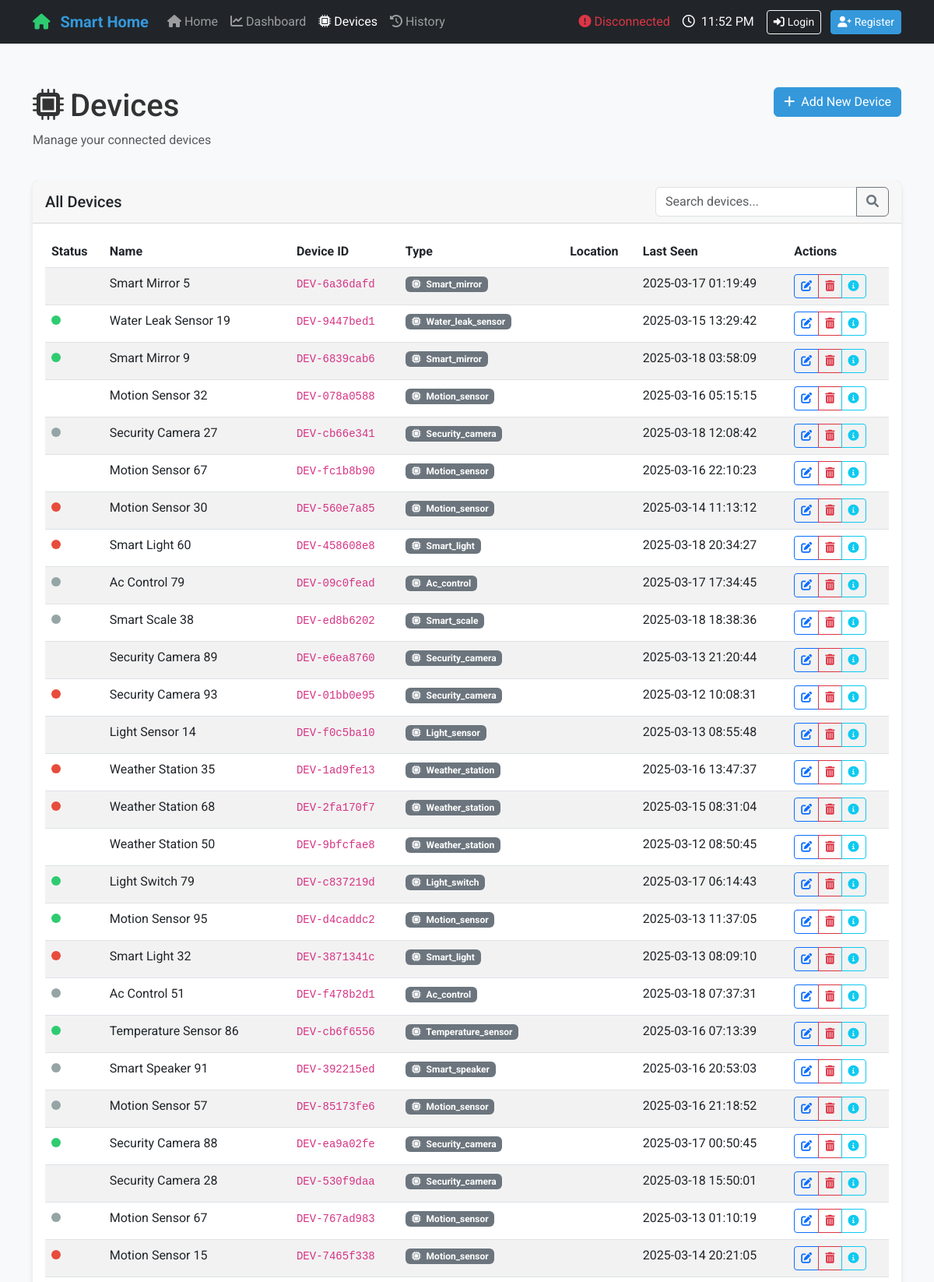
/devices (upper part), run on the app's committed database.
### models.py (models this page shows, shortened)
class Device(db.Model):
    __tablename__ = 'devices'
    id = db.Column(db.Integer, primary_key=True)
    device_id = db.Column(db.String(50), unique=True, nullable=False)
    name = db.Column(db.String(100), nullable=False)
    type = db.Column(db.String(50), nullable=False)
    room_id = db.Column(db.Integer, db.ForeignKey('rooms.id'), nullable=False)
    status = db.Column(db.String(20), default='offline')
    last_seen = db.Column(db.DateTime, default=datetime.utcnow)
    is_active = db.Column(db.Boolean, default=True)
    sensor_data = db.relationship('SensorData', backref='device', lazy=True, cascade="all, delete-orphan")
    user_actions = db.relationship('UserAction', backref='device', lazy=True, cascade="all, delete-orphan")

### app.py (the view)
@app.route('/devices')
def devices():
    with app.app_context():
        all_devices = Device.query.all()
        return render_template('devices.html', devices=all_devices)

### templates/devices.html (shortened to what this page needs)
{% extends "base.html" %}  {% block content %}
<div class="row mt-4 mb-4">
  <div class="col-md-6">
    <h1><i class="fas fa-microchip me-2"></i>Devices</h1>
    <p class="text-muted">Manage your connected devices</p>
  </div>
  <div class="col-md-6 text-md-end">
    <button
      class="btn btn-primary"
      data-bs-toggle="modal"
      data-bs-target="#addDeviceModal"
    >
      <i class="fas fa-plus me-1"></i> Add New Device
    </button>
  </div>
</div>
<div class="card">
  <div class="card-header">
    <div class="d-flex justify-content-between align-items-center">
      <h5 class="mb-0">All Devices</h5>
      <div class="input-group" style="width: 300px">
        <input
          type="text"
          class="form-control"
          id="deviceSearch"
          placeholder="Search devices..."
        />
        <button class="btn btn-outline-secondary" type="button">
          <i class="fas fa-search"></i>
        </button>
      </div>
    </div>
  </div>
  <div class="card-body">
    <div class="table-responsive">
      <table class="table table-striped table-hover">
        <thead>
          <tr>
            <th scope="col">Status</th>
            <th scope="col">Name</th>
            <th scope="col">Device ID</th>
            <th scope="col">Type</th>
            <th scope="col">Location</th>
            <th scope="col">Last Seen</th>
            <th scope="col">Actions</th>
          </tr>
        </thead>
        <tbody>
          {% for device in devices %}
          <tr>
            <td>
              <span
                class="device-status status-{{ device.status }}"
                data-device-id="{{ device.device_id }}"
                data-bs-toggle="tooltip"
                data-bs-placement="top"
                title="Status: {{ device.status }}"
              ></span>
            </td>
            <td>{{ device.name }}</td>
            <td><code>{{ device.device_id }}</code></td>
            <td>
              {% if device.type == 'temperature' %}
              <span class="badge bg-danger"
                ><i class="fas fa-thermometer-half me-1"></i> Temperature</span
              >
              {% elif device.type == 'humidity' %}
              <span class="badge bg-info"
                ><i class="fas fa-tint me-1"></i> Humidity</span
              >
              {% elif device.type == 'light' %}
              <span class="badge bg-warning"
                ><i class="fas fa-lightbulb me-1"></i> Light</span
              >
              {% else %}
              <span class="badge bg-secondary"
                ><i class="fas fa-microchip me-1"></i> {{ device.type|title
                }}</span
              >
              {% endif %}
            </td>
            <td>
            </td>
            <td>
              <span
                class="device-last-seen"
                data-device-id="{{ device.device_id }}"
                data-timestamp="{{ device.last_seen }}"
              >
                {% if device.last_seen %} {{ device.last_seen.strftime('%Y-%m-%d
                %H:%M:%S') }} {% else %} Never {% endif %}
              </span>
            </td>
            <td>
              <div class="btn-group btn-group-sm">
                <button
                  type="button"
                  class="btn btn-outline-primary"
                  data-bs-toggle="modal"
                  data-bs-target="#editDeviceModal"
                  data-device-id="{{ device.device_id }}"
                >
                  <i class="fas fa-edit"></i>
                </button>
                <button
                  type="button"
                  class="btn btn-outline-danger"
                  data-bs-toggle="modal"
                  data-bs-target="#deleteDeviceModal"
                  data-device-id="{{ device.device_id }}"
                >
                  <i class="fas fa-trash-alt"></i>
                </button>
                <button
                  type="button"
                  class="btn btn-outline-info"
                  data-bs-toggle="modal"
                  data-bs-target="#deviceDetailsModal"
                  data-device-id="{{ device.device_id }}"
                >
                  <i class="fas fa-info-circle"></i>
                </button>
              </div>
            </td>
          </tr>
          {% endfor %}
        </tbody>
      </table>
    </div>
  </div>
</div>
{% endblock %}

### templates/base.html (shortened to what this page needs)
<!DOCTYPE html>
<html lang="en">
  <head>
    <link
      href="https://cdn.jsdelivr.net/npm/bootstrap@5.3.0-alpha1/dist/css/bootstrap.min.css"
      rel="stylesheet"
    />
    <link
      rel="stylesheet"
      href="https://cdnjs.cloudflare.com/ajax/libs/font-awesome/6.0.0/css/all.min.css"
    />
    <link
      rel="stylesheet"
      href="{{ url_for('static', filename='css/main.css') }}"
    />
  </head>
  <body>
    <nav class="navbar navbar-expand-lg navbar-dark bg-dark">
      <div class="container">
        <a class="navbar-brand" href="{{ url_for('index') }}">
          <i class="fas fa-home"></i> Smart Home
        </a>
        <div class="collapse navbar-collapse" id="navbarNav">
          <ul class="navbar-nav me-auto">
            <li class="nav-item">
              <a
                class="nav-link {% if request.path == '/' %}active{% endif %}"
                href="{{ url_for('index') }}"
              >
                <i class="fas fa-home"></i> Home
              </a>
            </li>
            <li class="nav-item">
              <a
                class="nav-link {% if request.path == '/dashboard' %}active{% endif %}"
                href="{{ url_for('dashboard') }}"
              >
                <i class="fas fa-chart-line"></i> Dashboard
              </a>
            </li>
            <li class="nav-item">
              <a
                class="nav-link {% if request.path == '/devices' %}active{% endif %}"
                href="{{ url_for('devices') }}"
              >
                <i class="fas fa-microchip"></i> Devices
              </a>
            </li>
            <li class="nav-item">
              <a
                class="nav-link {% if request.path == '/history' %}active{% endif %}"
                href="{{ url_for('history') }}"
              >
                <i class="fas fa-history"></i> History
              </a>
            </li>
          </ul>
          <div class="d-flex align-items-center">
            <div id="connection-status" class="me-3 text-danger">
              <i class="fas fa-exclamation-circle"></i>
              <span>Disconnected</span>
            </div>
            <div class="text-light me-3">
              <i class="far fa-clock me-1"></i>
              <span class="current-time">--:--</span>
            </div>
            {% if current_user.is_authenticated %}
            <div class="dropdown">
              <button
                class="btn btn-dark dropdown-toggle"
                type="button"
                id="userDropdown"
                data-bs-toggle="dropdown"
                aria-expanded="false"
              >
                <i class="fas fa-user-circle me-1"></i>
                {{ current_user.username }}
              </button>
              <ul
                class="dropdown-menu dropdown-menu-end"
                aria-labelledby="userDropdown"
              >
                <li>
                  <span class="dropdown-item-text"
                    >{{ current_user.first_name }} {{ current_user.last_name
                    }}</span
                  >
                </li>
                <li><hr class="dropdown-divider" /></li>
                {% if current_user.is_admin %}
                <li>
                  <a class="dropdown-item" href="#"
                    ><i class="fas fa-users-cog me-2"></i>Admin Panel</a
                  >
                </li>
                {% endif %}
                <li>
                  <a class="dropdown-item" href="#"
                    ><i class="fas fa-user-cog me-2"></i>Profile</a
                  >
                </li>
                <li>
                  <a class="dropdown-item" href="{{ url_for('logout') }}"
                    ><i class="fas fa-sign-out-alt me-2"></i>Logout</a
                  >
                </li>
              </ul>
            </div>
            {% else %}
            <div>
              <a
                href="{{ url_for('login') }}"
                class="btn btn-outline-light btn-sm me-2"
              >
                <i class="fas fa-sign-in-alt me-1"></i>Login
              </a>
              <a
                href="{{ url_for('register') }}"
                class="btn btn-primary btn-sm"
              >
                <i class="fas fa-user-plus me-1"></i>Register
              </a>
            </div>
            {% endif %}
          </div>
        </div>
      </div>
    </nav>
    <div class="main-container">
      <div class="container">
        {% block content %}{% endblock %}
      </div>
    </div>
  </body>
</html>

### static/css/main.css (style rules this page uses)
:root { --primary-color: #3498db; --secondary-color: #2ecc71; --danger-color: #e74c3c; --warning-color: #f39c12; --dark-color: #2c3e50; --light-color: #ecf0f1; --gray-color: #95a5a6; --border-radius: 0.5rem; --box-shadow: 0 4px 6px rgba(0, 0, 0, 0.1); --transition: all 0.3s ease; }
body { font-family: 'Roboto', 'Segoe UI', Tahoma, Geneva, Verdana, sans-serif; background-color: #f8f9fa; color: #333; min-height: 100vh; display: flex; flex-direction: column; }
.navbar-brand { font-weight: 700; color: var(--primary-color) !important; }
.navbar-brand i { margin-right: 0.5rem; color: var(--secondary-color); }
.main-container { flex: 1; padding: 2rem 0; }
.card { border-radius: var(--border-radius); box-shadow: var(--box-shadow); transition: var(--transition); border: none; margin-bottom: 1.5rem; }
.card-header { background-color: rgba(0, 0, 0, 0.03); border-bottom: 1px solid rgba(0, 0, 0, 0.125); font-weight: 600; }
.device-status { display: inline-block; width: 12px; height: 12px; border-radius: 50%; margin-right: 8px; }
.status-online { background-color: var(--secondary-color); }
.status-offline { background-color: var(--gray-color); }
.status-error { background-color: var(--danger-color); }
.btn-primary { background-color: var(--primary-color); border-color: var(--primary-color); }

### data on the page
Device: name "Smart Mirror 5", device_id "DEV-6a36dafd", type "Smart_mirror", last_seen "2025-03-17 01:19:49"
Device: name "Water Leak Sensor 19", device_id "DEV-9447bed1", type "Water_leak_sensor", last_seen "2025-03-15 13:29:42"
Device: name "Smart Mirror 9", device_id "DEV-6839cab6", type "Smart_mirror", last_seen "2025-03-18 03:58:09"
Device: name "Motion Sensor 32", device_id "DEV-078a0588", type "Motion_sensor", last_seen "2025-03-16 05:15:15"
Device: name "Security Camera 27", device_id "DEV-cb66e341", type "Security_camera", last_seen "2025-03-18 12:08:42"
Device: name "Motion Sensor 67", device_id "DEV-fc1b8b90", type "Motion_sensor", last_seen "2025-03-16 22:10:23"
Device: name "Motion Sensor 30", device_id "DEV-560e7a85", type "Motion_sensor", last_seen "2025-03-14 11:13:12"
Device: name "Smart Light 60", device_id "DEV-458608e8", type "Smart_light", last_seen "2025-03-18 20:34:27"
Device: name "Ac Control 79", device_id "DEV-09c0fead", type "Ac_control", last_seen "2025-03-17 17:34:45"
Device: name "Smart Scale 38", device_id "DEV-ed8b6202", type "Smart_scale", last_seen "2025-03-18 18:38:36"
Device: name "Security Camera 89", device_id "DEV-e6ea8760", type "Security_camera", last_seen "2025-03-13 21:20:44"
Device: name "Security Camera 93", device_id "DEV-01bb0e95", type "Security_camera", last_seen "2025-03-12 10:08:31"
Device: name "Light Sensor 14", device_id "DEV-f0c5ba10", type "Light_sensor", last_seen "2025-03-13 08:55:48"
Device: name "Weather Station 35", device_id "DEV-1ad9fe13", type "Weather_station", last_seen "2025-03-16 13:47:37"
Device: name "Weather Station 68", device_id "DEV-2fa170f7", type "Weather_station", last_seen "2025-03-15 08:31:04"
Device: name "Weather Station 50", device_id "DEV-9bfcfae8", type "Weather_station", last_seen "2025-03-12 08:50:45"
Device: name "Light Switch 79", device_id "DEV-c837219d", type "Light_switch", last_seen "2025-03-17 06:14:43"
Device: name "Motion Sensor 95", device_id "DEV-d4caddc2", type "Motion_sensor", last_seen "2025-03-13 11:37:05"
Device: name "Smart Light 32", device_id "DEV-3871341c", type "Smart_light", last_seen "2025-03-13 08:09:10"
Device: name "Ac Control 51", device_id "DEV-f478b2d1", type "Ac_control", last_seen "2025-03-18 07:37:31"
Device: name "Temperature Sensor 86", device_id "DEV-cb6f6556", type "Temperature_sensor", last_seen "2025-03-16 07:13:39"
Device: name "Smart Speaker 91", device_id "DEV-392215ed", type "Smart_speaker", last_seen "2025-03-16 20:53:03"
Device: name "Motion Sensor 57", device_id "DEV-85173fe6", type "Motion_sensor", last_seen "2025-03-16 21:18:52"
Device: name "Security Camera 88", device_id "DEV-ea9a02fe", type "Security_camera", last_seen "2025-03-17 00:50:45"
Device: name "Security Camera 28", device_id "DEV-530f9daa", type "Security_camera", last_seen "2025-03-18 15:50:01"
Device: name "Motion Sensor 67", device_id "DEV-767ad983", type "Motion_sensor", last_seen "2025-03-13 01:10:19"
Device: name "Motion Sensor 15", device_id "DEV-7465f338", type "Motion_sensor", last_seen "2025-03-14 20:21:05"
